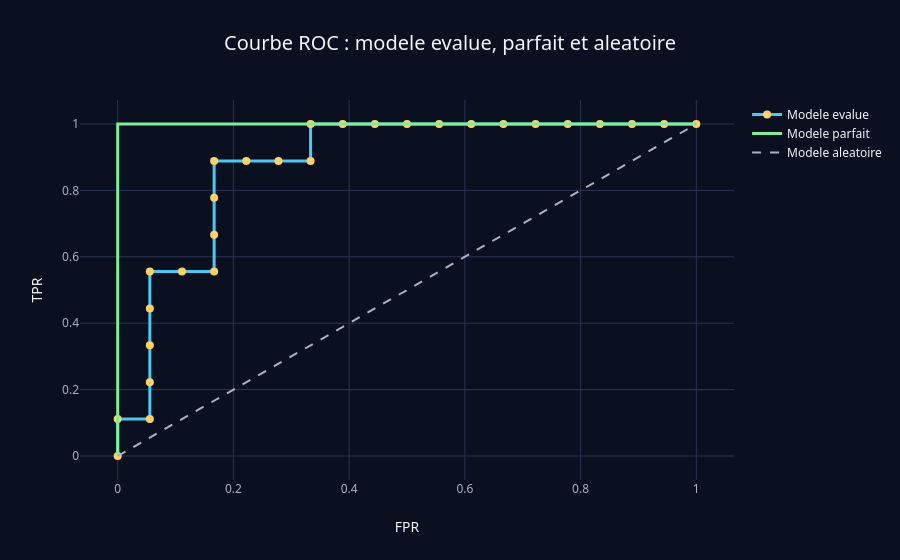

Notebook cell for this chart:
### Markdown cell above
**2.4** On ajoute :
- le **modèle parfait** : il classe tous les positifs avant tous les négatifs → la courbe monte à
  $(0,1)$ puis va à $(1,1)$ (coin supérieur gauche) ;
- le **modèle aléatoire** : la **diagonale** $y = x$ (AUC $= 0.5$).

### Code cell
fig = go.Figure(roc_evalue)
fig.add_trace(go.Scatter(x=[0, 0, 1], y=[0, 1, 1], mode="lines", name="Modele parfait",
                         line=dict(width=3, color=pick_color(3))))
fig.add_trace(go.Scatter(x=[0, 1], y=[0, 1], mode="lines", name="Modele aleatoire",
                         line=dict(color=MUTED, dash="dash")))
fig.update_layout(title="Courbe ROC : modele evalue, parfait et aleatoire", xaxis_title="FPR", yaxis_title="TPR")
fig.show()

print("AUC du modele evalue :", round(roc_auc_score(donnees.Y, donnees.Score), 3))

### Figure 1 — Plotly figure (JSON) as saved in the notebook; plotly's stock layout.template omitted (floating-point values rounded to 4 significant figures)
{"data": [{"line": {"color": "#4cc9f0", "shape": "hv", "width": 3}, "marker": {"color": "#ffd166", "size": 8}, "mode": "lines+markers", "name": "Modele evalue", "type": "scatter", "x": [0.0, 0.0, 0.05556, 0.05556, 0.05556, 0.05556, 0.05556, 0.1111, 0.1667, 0.1667, 0.1667, 0.1667, 0.2222, 0.2778, 0.3333, 0.3333, 0.3889, 0.4444, 0.5, 0.5556, 0.6111, 0.6667, 0.7222, 0.7778, 0.8333, 0.8889, 0.9444, 1.0], "y": [0.0, 0.1111, 0.1111, 0.2222, 0.3333, 0.4444, 0.5556, 0.5556, 0.5556, 0.6667, 0.7778, 0.8889, 0.8889, 0.8889, 0.8889, 1.0, 1.0, 1.0, 1.0, 1.0, 1.0, 1.0, 1.0, 1.0, 1.0, 1.0, 1.0, 1.0]}, {"line": {"color": "#80ed99", "width": 3}, "mode": "lines", "name": "Modele parfait", "type": "scatter", "x": [0, 0, 1], "y": [0, 1, 1]}, {"line": {"color": "#a8b3c7", "dash": "dash"}, "mode": "lines", "name": "Modele aleatoire", "type": "scatter", "x": [0, 1], "y": [0, 1]}], "layout": {"title": {"text": "Courbe ROC : modele evalue, parfait et aleatoire"}, "xaxis": {"title": {"text": "FPR"}}, "yaxis": {"title": {"text": "TPR"}}}}
